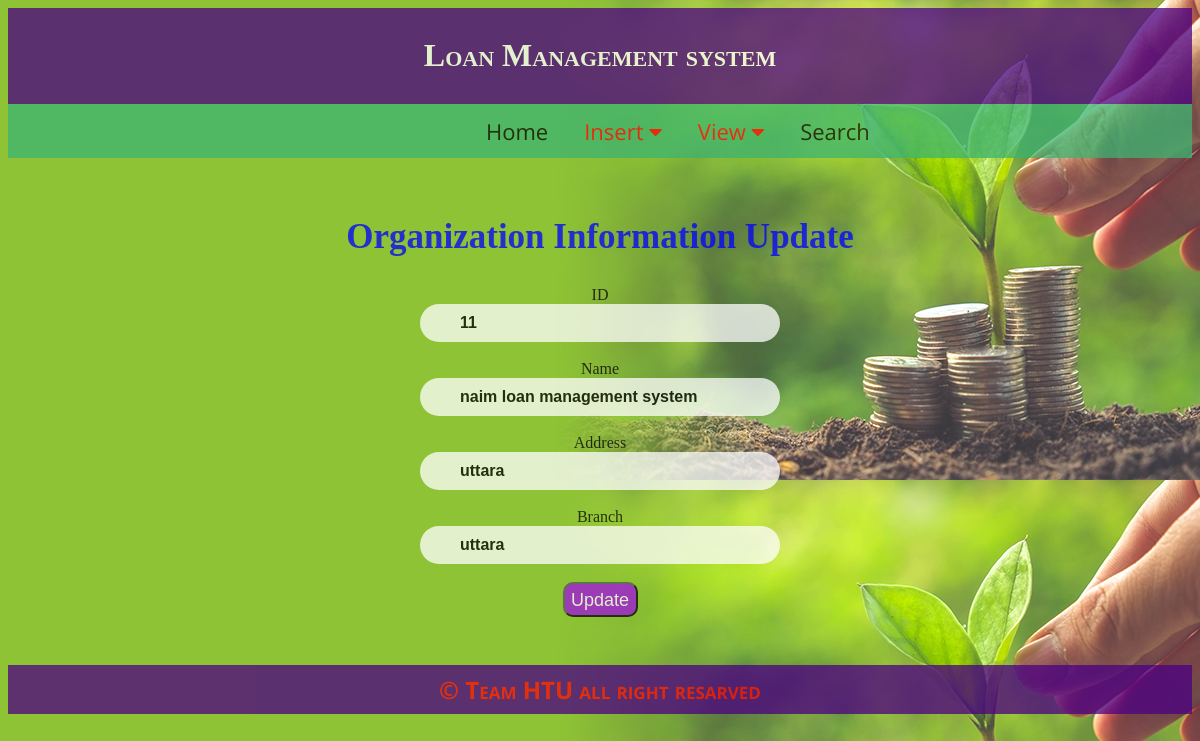
The page /organization_edit.php?id=11 on the database its author committed.
### tables this page shows
CREATE TABLE `tb_organization` (
  `org_id` int(44) NOT NULL,
  `Acc_id` int(44) NOT NULL,
  `org_name` text NOT NULL,
  `org_address` varchar(33) NOT NULL,
  `org_branch` varchar(44) NOT NULL
);

### organization_edit.php (the view, shortened to what this page needs)
<?php
	include 'header.php';
?>
<!DOCTYPE html>
<html>
<head>
</head>
<body>
	<div style="padding: 30px;">
	<center>
		<h2 style="font-size: 35px;">Organization Information Update</h2>
		<?php
		$id = $_GET["id"];
          $servername = "localhost";
          $username = "root";
          $password = "";
          $dbname = "db_loanmanagementsystem";
          $conn = mysqli_connect($servername, $username, $password, $dbname);
          $sql = "SELECT * FROM tb_organization WHERE `org_id` = '$id'";
          $result = mysqli_query($conn, $sql);
          if ($result->num_rows > 0) {
          while($row = $result->fetch_assoc()) {
          ?>
			<form action="organization_edit_conn.php" method="post">
			   ID<br>
			  <input type="text" name="id" value="<?php echo $row['org_id']?>" readonly="">
			  <br><br>
			   Name<br>
			  <input type="text" name="name" value="<?php echo $row['org_name']?>">
			  <br><br>
			   Address<br>
			  <input type="text" name="address" value="<?php echo $row['org_address']?>">
			  <br><br>
			   Branch<br>
			  <input type="text" name="branch" value="<?php echo $row['org_branch']?>">
			  <br><br>
			  <input type="submit"style="width: 75px;height: 35px; background: #A20FE2;color: #fff;font-size: 18px;border-radius: 10px;padding: 6px;" value="Update" name="update">
			   <br><br>
			</form>
	</center>
	<?php
}
}
          ?>
</div>
</body>
</html>
<?php include 'footer.php';?>

### header.php (style rules this page uses)
h1,h2,h3,big { font-family:Comic Sans MS; }
input[type=text] { width: 300px; font-weight: bold; box-sizing: none; border: 2px red; border-radius: 20px; font-size: 16px; background-color: ; background-position: 10px 10px; background-repeat: no-repeat; padding: 10px 20px 10px 40px; -webkit-transition: width 0.4s ease-in-out; transition: width 0.4s ease-in-out; }
body { opacity:0.75; }
h2 { color:blue; }

### rows shown on the page
tb_organization: id "11", name "naim loan management system", address "uttara", branch "uttara"
